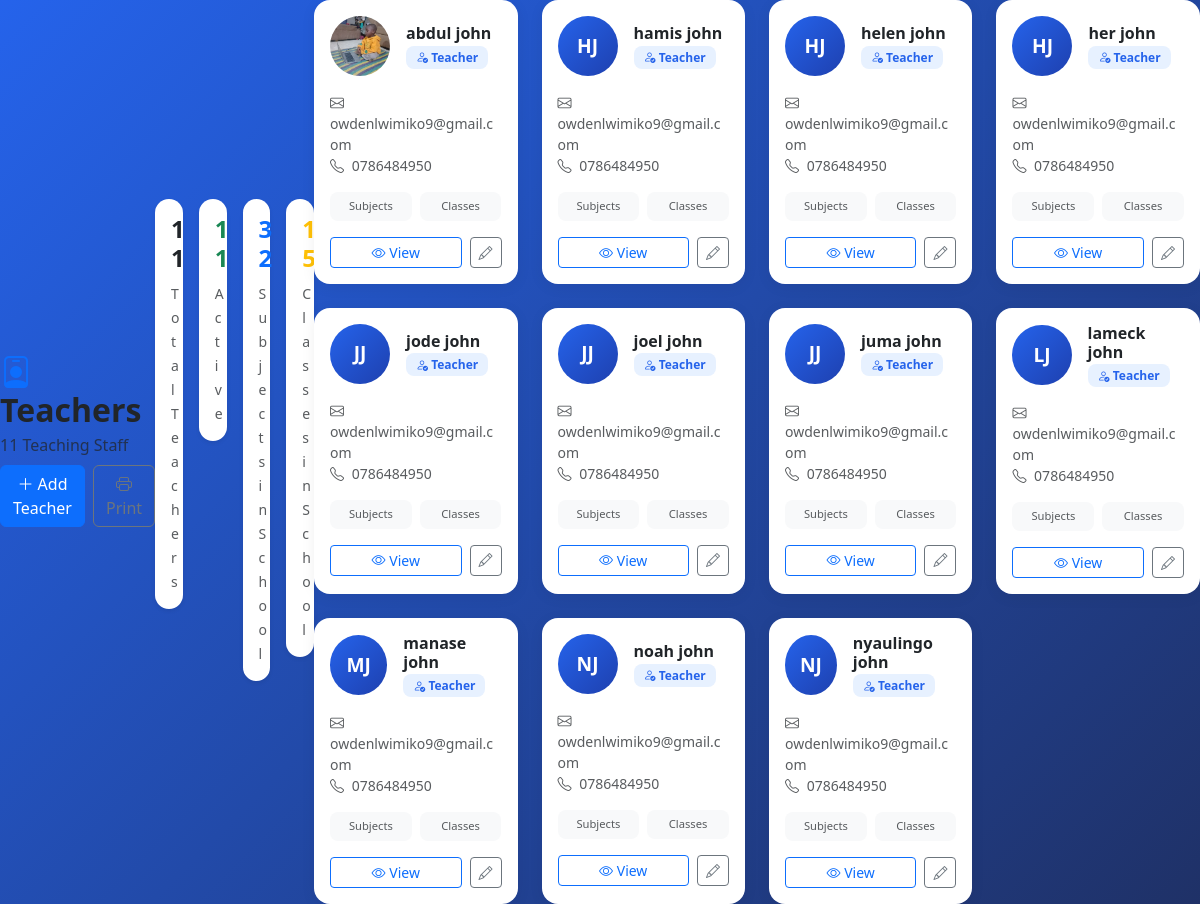
Page /school-management/academics/teachers/ on the committed database.
### academics/models.py (models this page shows, shortened)
class Teacher(models.Model):
    first_name = models.CharField(max_length=100)
    last_name = models.CharField(max_length=100)
    phone = models.CharField(
        max_length=20,
        blank=True
    )
    email = models.EmailField(
        blank=True
    )
    photo = models.ImageField(upload_to='teachers/', blank=True, null=True)
    class Meta:
        ordering = ["first_name", "last_name"]

### academics/views.py (the view)
# urls.py: path('teachers/', views.teacher_list, name='teacher_list'),
def teacher_list(request):
    teachers = Teacher.objects.all()
    return render(request, 'academics/teacher_list.html', {'teachers': teachers, 'subjects_count': Subject.objects.count(), 'classes_count': ClassRoom.objects.count()})

### academics/templates/academics/teacher_list.html (shortened to what this page needs)
{% extends "base.html" %}
{% block content %}
<div class="d-flex justify-content-between align-items-center mb-4 flex-wrap gap-2">
    <div>
        <h2 class="fw-bold mb-1"><i class="bi bi-person-badge text-primary"></i> Teachers</h2>
        <p class="text-muted mb-0">{{ teachers.count }} Teaching Staff</p>
    </div>
    <div class="d-flex gap-2">
        <a href="{% url 'academics:teacher_create' %}" class="btn btn-primary">
            <i class="bi bi-plus-lg"></i> Add Teacher
        </a>
        <button class="btn btn-outline-secondary" onclick="window.print()">
            <i class="bi bi-printer"></i> Print
        </button>
    </div>
</div>
<div class="row g-3 mb-4">
    <div class="col-md-3">
        <div class="card border-0 shadow-sm text-center">
            <div class="card-body">
                <h4 class="fw-bold">{{ teachers.count }}</h4>
                <small class="text-muted">Total Teachers</small>
            </div>
        </div>
    </div>
    <div class="col-md-3">
        <div class="card border-0 shadow-sm text-center">
            <div class="card-body">
                <h4 class="fw-bold text-success">{{ teachers.count }}</h4>
                <small class="text-muted">Active</small>
            </div>
        </div>
    </div>
    <div class="col-md-3">
        <div class="card border-0 shadow-sm text-center">
            <div class="card-body">
                <h4 class="fw-bold text-primary">{{ subjects_count }}</h4>
                <small class="text-muted">Subjects in School</small>
            </div>
        </div>
    </div>
    <div class="col-md-3">
        <div class="card border-0 shadow-sm text-center">
            <div class="card-body">
                <h4 class="fw-bold text-warning">{{ classes_count }}</h4>
                <small class="text-muted">Classes in School</small>
            </div>
        </div>
    </div>
</div>
{% if teachers %}
<div class="row g-4">
    {% for t in teachers %}
    <div class="col-md-6 col-lg-4 col-xl-3">
        <div class="card teacher-card h-100">
            <div class="card-body">
                <div class="d-flex align-items-center mb-3">
                    {% if t.photo %}
                        <img src="{{ t.photo.url }}" class="rounded-circle me-3" width="60" height="60" style="object-fit: cover;">
                    {% else %}
                        <div class="teacher-avatar me-3">
                            {{ t.first_name|first|upper }}{{ t.last_name|first|upper }}
                        </div>
                    {% endif %}
                    <div>
                        <h6 class="fw-bold mb-0">{{ t.first_name }} {{ t.last_name }}</h6>
                        <span class="badge-role"><i class="bi bi-person-check"></i> Teacher</span>
                    </div>
                </div>
                <div class="mb-3">
                    <small class="text-muted d-block"><i class="bi bi-envelope me-1"></i> {{ t.email|default:"No email" }}</small>
                    <small class="text-muted d-block"><i class="bi bi-telephone me-1"></i> {{ t.phone|default:"No phone" }}</small>
                </div>
                <div class="d-flex gap-2 mb-3">
                    <div class="stat-pill w-50 text-center">
                        <small class="d-block text-muted">Subjects</small>
                    </div>
                    <div class="stat-pill w-50 text-center">
                        <small class="d-block text-muted">Classes</small>
                    </div>
                </div>
                <div class="d-flex gap-2">
                    <a href="{% url 'academics:teacher_detail' t.pk %}" class="btn btn-outline-primary btn-sm w-100">
                        <i class="bi bi-eye"></i> View
                    </a>
                    <a href="{% url 'academics:teacher_update' t.pk %}" class="btn btn-outline-secondary btn-sm">
                        <i class="bi bi-pencil"></i>
                    </a>
                </div>
            </div>
        </div>
    </div>
    {% endfor %}
</div>
{% endif %}
{% endblock %}

### templates/base.html (style rules this page uses)
:root { --sidebar-bg: #0c152d; --sidebar-active: #2563eb; --primary: #2563eb; --bg-light: #f5f7fb; }
body { background: var(--bg-light); min-height: 100vh; font-family: 'Segoe UI', Tahoma, Geneva, Verdana, sans-serif; }
.login-body { background: linear-gradient(135deg, var(--primary) 0%, #1f3167 100%); display: flex; align-items: center; justify-content: center; }
.card { border: none; border-radius: 16px; box-shadow: 0 3px 15px rgba(0,0,0,0.05); }

### academics/templates/academics/teacher_list.html (style rules this page uses)
.teacher-card { border: none; border-radius: 16px; transition: all .3s ease; box-shadow: 0 3px 15px rgba(0,0,0,0.06); }
.teacher-avatar { width: 60px; height: 60px; border-radius: 50%; background: linear-gradient(135deg, #2563eb, #1e40af); display: flex; align-items: center; justify-content: center; color: #fff; font-weight: 700; font-size: 1.2rem; }
.badge-role { background: #e7f1ff; color: #2563eb; border-radius: 8px; padding: 3px 10px; font-size: .75rem; font-weight: 600; }
.stat-pill { background: #f8f9fa; border-radius: 8px; padding: 6px 10px; font-size: .8rem; }

### rows in the picture
Teacher: photo (picture), first_name "abdul", last_name "john", email "owdenlwimiko9@gmail.com", phone "0786484950"
Teacher: first_name|first "H", last_name|first "J", first_name "hamis", last_name "john", email "owdenlwimiko9@gmail.com", phone "0786484950"
Teacher: first_name|first "H", last_name|first "J", first_name "helen", last_name "john", email "owdenlwimiko9@gmail.com", phone "0786484950"
Teacher: first_name|first "H", last_name|first "J", first_name "her", last_name "john", email "owdenlwimiko9@gmail.com", phone "0786484950"
Teacher: first_name|first "J", last_name|first "J", first_name "jode", last_name "john", email "owdenlwimiko9@gmail.com", phone "0786484950"
Teacher: first_name|first "J", last_name|first "J", first_name "joel", last_name "john", email "owdenlwimiko9@gmail.com", phone "0786484950"
Teacher: first_name|first "J", last_name|first "J", first_name "juma", last_name "john", email "owdenlwimiko9@gmail.com", phone "0786484950"
Teacher: first_name|first "L", last_name|first "J", first_name "lameck", last_name "john", email "owdenlwimiko9@gmail.com", phone "0786484950"
Teacher: first_name|first "M", last_name|first "J", first_name "manase", last_name "john", email "owdenlwimiko9@gmail.com", phone "0786484950"
Teacher: first_name|first "N", last_name|first "J", first_name "noah", last_name "john", email "owdenlwimiko9@gmail.com", phone "0786484950"
Teacher: first_name|first "N", last_name|first "J", first_name "nyaulingo", last_name "john", email "owdenlwimiko9@gmail.com", phone "0786484950"

### other values in the picture
{{ teachers.count }} "11"
{{ subjects_count }} "32"
{{ classes_count }} "15"
